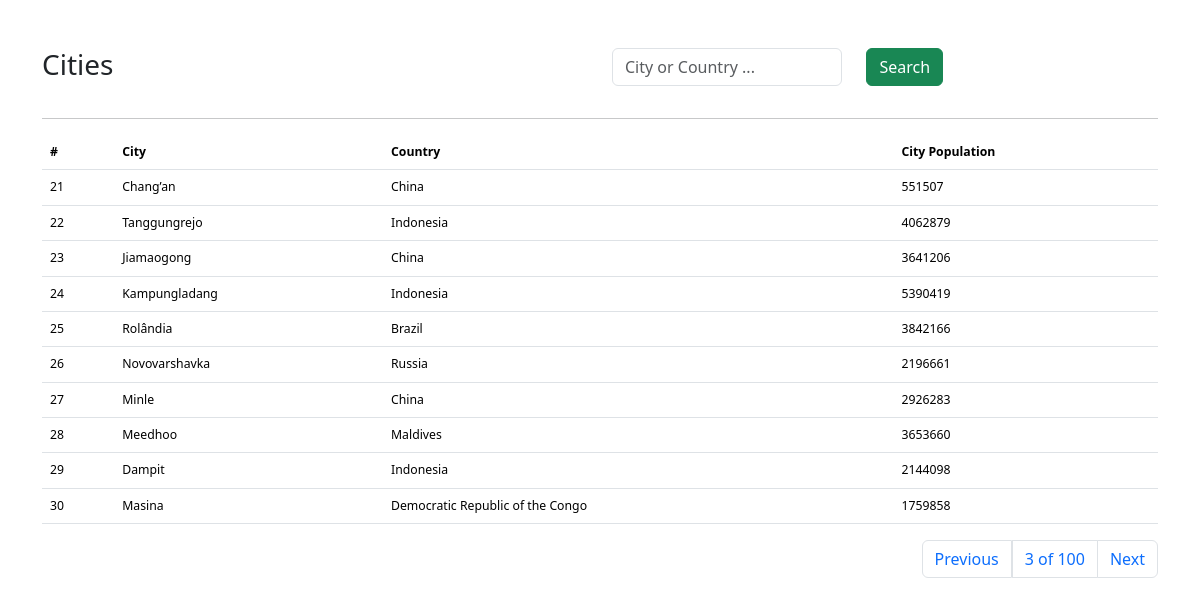
/?page=3, run on the app's committed database.
### searchapp/models.py (models this page shows, shortened)
class City(models.Model):
    name = models.CharField(max_length=255)
    country = models.CharField(max_length=255)
    city_population = models.IntegerField(default=0)

### searchapp/views.py (the view)
# urls.py: path("", search_and_results, name="search"),
def search_and_results(request):
    cities_count = City.objects.first()
    if not cities_count:
        try:
            load_cities_data()
        except Exception as e:
            raise e
    cities = City.objects.all()
    if request.method == "POST":
        search_value = request.POST.get("search")
        cities = City.objects.filter(
            Q(name__icontains=search_value) |
            Q(country__icontains=search_value)
        )
    paginator = Paginator(cities, 10)
    page_number = request.GET.get("page")
    page_obj = paginator.get_page(page_number)
    context = {
        "cities": cities,
        "page_obj": page_obj
    }
    return render(request, "search_and_results.html", context)

### templates/search_and_results.html (shortened to what this page needs)
<!doctype html>
<html lang="en">
  <head>
    <link href="https://cdn.jsdelivr.net/npm/bootstrap@5.3.2/dist/css/bootstrap.min.css" rel="stylesheet">
  </head>
  <body>
    <div class="container mt-5">
      <div class="row">
        <div class="col">
          <h3>Cities</h3>
        </div>
        <div class="col">
          <form method="POST">
            <div class="input-group mb-3">
              <div class="row">
                <div class="col-8">
                  <input type="text" class="form-control" id="search" name="search" placeholder="City or Country ..." >
                </div>
                <div class="col-4">
                  <button class="btn btn-success">Search</button>
                </div>
              </div>
            </div>
          </form>
        </div>
      </div>
      <hr/>
        <div class="row">
            <div class="col">
              <div class="table-responsive small">
                <table class="table small">
                    <thead>
                      <tr>
                        <th scope="col">#</th>
                        <th scope="col">City</th>
                        <th scope="col">Country</th>
                        <th scope="col">City Population</th>
                      </tr>
                    </thead>
                    <tbody>
                      {% for city in page_obj %}
                      <tr>
                        <td>{{city.id}}</td>
                        <td>{{city.name}}</td>
                        <td>{{city.country}}</td>
                        <td>{{city.city_population}}</td>
                      </tr>
                      {% endfor %}
                    </tbody>
                  </table>
                </div>
                  <div>
                    <nav aria-label="Page navigation example">
                      <ul class="pagination justify-content-end">
                        {% if page_obj.has_previous %}
                          <li class="page-item"><a class="page-link" href="?page={{ page_obj.previous_page_number }}">Previous</a></li>
                        {% endif %}
                        <a class="page-link" href="#">{{ page_obj.number }} of {{ page_obj.paginator.num_pages }}</a>
                        {% if page_obj.has_next %}
                        <li class="page-item"><a class="page-link" href="?page={{ page_obj.next_page_number }}">Next</a></li>
                        {% endif %}
                      </ul>
                    </nav>
                  </div>
            </div>
        </div>
    </div>
  </body>
</html>

### data on the page
City: id "21", name "Chang’an", country "China", city_population "551507"
City: id "22", name "Tanggungrejo", country "Indonesia", city_population "4062879"
City: id "23", name "Jiamaogong", country "China", city_population "3641206"
City: id "24", name "Kampungladang", country "Indonesia", city_population "5390419"
City: id "25", name "Rolândia", country "Brazil", city_population "3842166"
City: id "26", name "Novovarshavka", country "Russia", city_population "2196661"
City: id "27", name "Minle", country "China", city_population "2926283"
City: id "28", name "Meedhoo", country "Maldives", city_population "3653660"
City: id "29", name "Dampit", country "Indonesia", city_population "2144098"
City: id "30", name "Masina", country "Democratic Republic of the Congo", city_population "1759858"

### other printed values
{{ page_obj.number }} "3"
{{ page_obj.paginator.num_pages }} "100"
